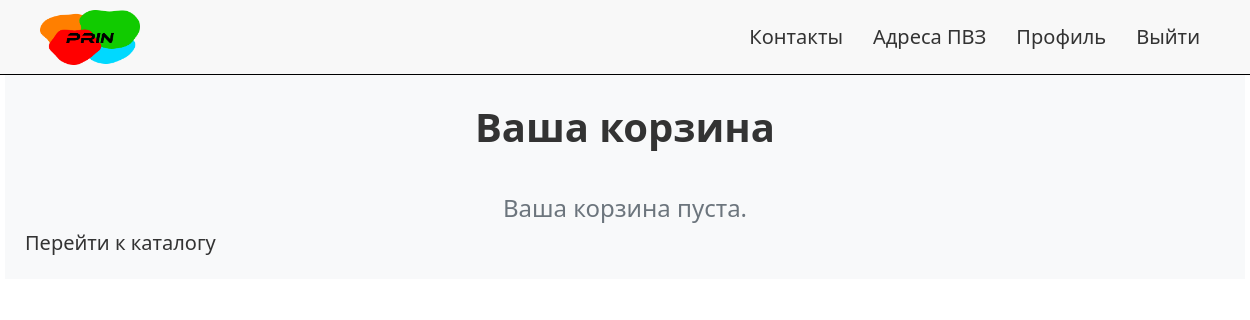
Before: /profile/basket (signed in) with the older database file.
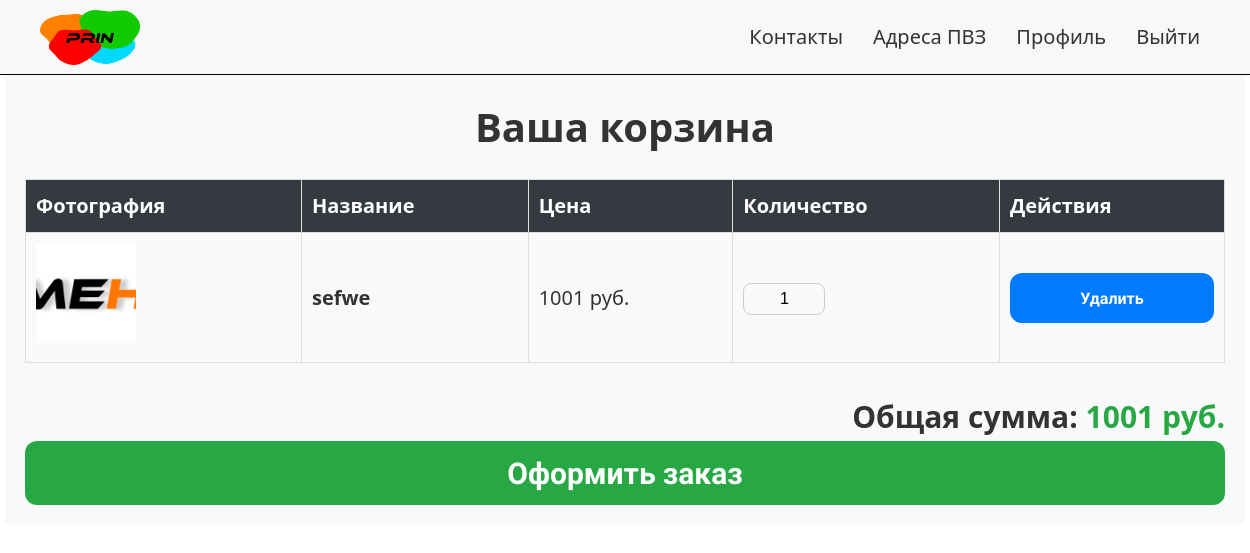
After: the same page with the newer database file.
### tables this page shows
CREATE TABLE cart_items (
    id INTEGER PRIMARY KEY AUTOINCREMENT,
    user_id INTEGER NOT NULL,
    product_articul INTEGER NOT NULL,
    quantity INTEGER NOT NULL DEFAULT 1,
    FOREIGN KEY (user_id) REFERENCES accounts(id),
    FOREIGN KEY (product_articul) REFERENCES products(articul)
);

CREATE TABLE "products"
(
    articul        INTEGER
        primary key,
    name           TEXT    not null,
    description    TEXT,
    price          integer not null,
    stock_quantity INTEGER not null,
    image_url      TEXT,
    user_id        INTEGER not null,
    created_at     DATETIME default (datetime('now', '+4 hours')),
    updated_at     DATETIME default (datetime('now', '+4 hours'))
);

### app.py (the view)
@app.route('/profile/basket', methods=['GET', 'POST'])
@login_required
def basket():
    db = get_db()
    user_id = current_user.id
    basket_items = db.execute('''
        SELECT ci.id, ci.quantity, p.articul, p.name, p.price, p.image_url
        FROM cart_items ci
        JOIN products p ON ci.product_articul = p.articul
        WHERE ci.user_id = ?
    ''', (user_id,)).fetchall()
    total_price = sum(item['price'] * item['quantity'] for item in basket_items)
    if request.method == 'POST':
        product_id = request.form.get('product_id')
        db.execute('DELETE FROM cart_items WHERE id = ?', (product_id,))
        db.commit()
        flash('Товар удалён из корзины.', 'success')
        return redirect(url_for('basket'))
    return render_template('basket.html', basket_items=basket_items, total_price=total_price)

### app.py (called while the page is built)
@login_manager.user_loader
def load_user(user_id):
    db = get_db()
    cursor = db.execute('SELECT * FROM accounts WHERE id = ?', (user_id,))
    user_data = cursor.fetchone()
    if user_data:
        role = user_data['role'] if 'role' in user_data else 'user'
        return User(
            id=user_data['id'],
            username=user_data['username'],
            password_hash=user_data['password'],
            role=role
        )
    return None

def get_db():
    db = getattr(g, '_database', None)
    if db is None:
        db = g._database = sqlite3.connect(DATABASE)
        db.row_factory = sqlite3.Row
    return db

@app.teardown_appcontext
def close_connection(exception):
    db = getattr(g, '_database', None)
    if db is not None:
        db.close()

### templates/basket.html (shortened to what this page needs)
<!DOCTYPE html>
<html lang="ru">
<head>
    <link rel="stylesheet" href="/static/css/style.css">
</head>
<body>
<header class="header">
    <nav class="nav">
        <ul class="nav-list">
            <a href="/" class="logo">
            <img src="/static/images/logo.png" alt="Лого">
            </a>
            <li><a href="/contacts">Контакты</a></li>
            <li><a href="/pvzadresa">Адреса ПВЗ</a></li>
            {% if current_user.is_authenticated %}
                <li><a href="/profile">Профиль</a></li>
                <li><a href="/logout">Выйти</a></li>
            {% else %}
                <li><a href="/login">Войти</a></li>
                <li><a href="/signup">Зарегистрироваться</a></li>
            {% endif %}
        </ul>
    </nav>
</header>
<div class="basket-container">
    <div class="basket-header">Ваша корзина</div>
    {% if not basket_items %}
    <div class="basket-empty-message">
        Ваша корзина пуста.
    </div>
    <a href="{{ url_for('catalog') }}" class="btn btn-primary">Перейти к каталогу</a>
    {% else %}
        <table class="basket-table">
            <thead>
                <tr>
                    <th>Фотография</th>
                    <th>Название</th>
                    <th>Цена</th>
                    <th>Количество</th>
                    <th>Действия</th>
                </tr>
            </thead>
            <tbody>
                {% for item in basket_items %}
                    <tr>
                        <td><img src="{{ item['image_url'] }}" alt="{{ item['name'] }}"></td>
                        <td class="basket-item-name">{{ item['name'] }}</td>
                        <td class="basket-item-price">{{ item['price'] }} руб.</td>
                        <td class="basket-item-quantity">
                            <input type="number" min="1" value="{{ item['quantity'] }}"
                                   data-item-id="{{ item['id'] }}"
                                   class="quantity-input">
                        </td>
                        <td class="basket-action-buttons">
                            <form action="{{ url_for('remove_from_basket') }}" method="POST" style="display:inline;">
                                <button type="submit">Удалить</button>
                            </form>
                        </td>
                    </tr>
                {% endfor %}
            </tbody>
        </table>
        <div class="basket-footer">
            <div>Общая сумма: <span class="total-price">{{ total_price }} руб.</span></div>
            <form action="/order">
                <button class="checkout-button" type="submit">Оформить заказ</button>
            </form>
        </div>
    {% endif %}
</div>
</body>
</html>

Changed rows visible on the page:
added cart_items: image_url (picture), name "sefwe", price "1001", quantity "1"
Other visible differences:
{{ total_price }}: (not shown) → "1001"
text no longer shown: "Ваша корзина пуста. Перейти к каталогу"
text now shown: "Фотография Название Цена Количество Действия Общая сумма: руб. Оформить заказ"
